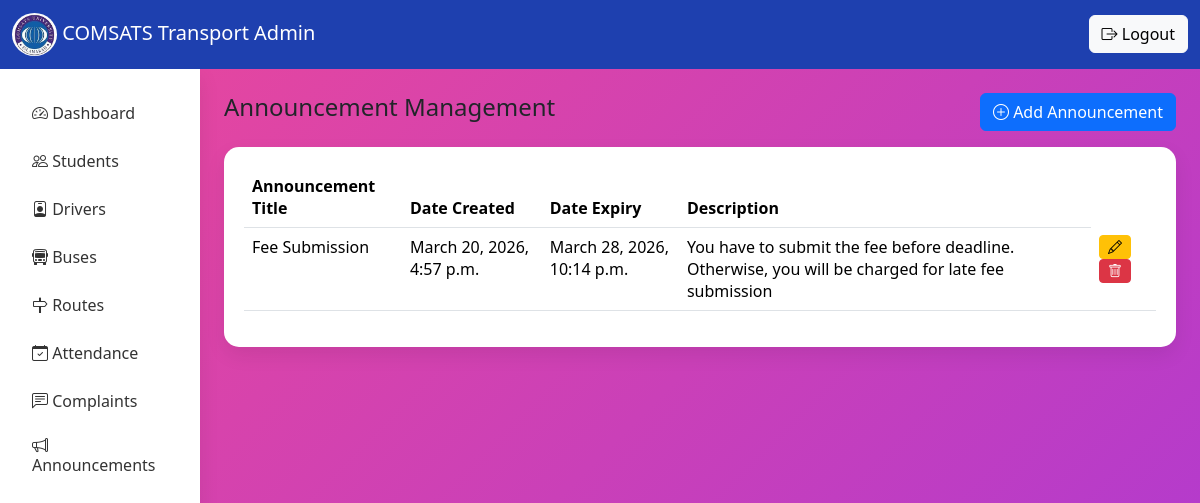
The page /admin_announcements/ on the database its author committed.
### service/models.py (models this page shows, shortened)
class Announcement(models.Model):
    title = models.CharField(max_length=200)
    message = models.TextField()
    audience = models.CharField(
        max_length=20,
        choices=[
            ('all', 'All'),
            ('student', 'Students'),
            ('driver', 'Drivers')
        ],
        default='all'
    )
    is_active = models.BooleanField(default=True)
    expiry_date = models.DateTimeField(null=True, blank=True)
    created_at = models.DateTimeField(auto_now_add=True)

### service/views.py (the view)
# urls.py: path('admin_announcements/', views.admin_announcement, name="admin_announcements"),
def admin_announcement(request):
    announcements = Announcement.objects.all()
    return render(request, "admin_announcements.html", {"announcements": announcements})

### templates/admin_announcements.html
{% extends 'admin_base.html' %}
{% block content %}
<div class="d-flex justify-content-between mb-3">
<h4>Announcement Management</h4>
<a href="{% url 'add_announcement' %}" class="btn btn-primary">
<i class="bi bi-plus-circle"></i> Add Announcement
</a>
</div>
<div class="dashboard-card">
<table class="table">
<thead>
<tr>
<th>Announcement Title</th>
<th>Date Created</th>
<th>Date Expiry</th>
<th>Description</th>
</tr>
</thead>
<tbody>
{% for announcement in announcements %}
<tr>
<td>{{ announcement.title }}</td>
<td>{{ announcement.created_at }}</td>
<td>{{ announcement.expiry_date }}</td>
<td>{{ announcement.message }}</td>
<td>
<a href="{% url 'edit_announcement' announcement.id %}" class="btn btn-warning btn-sm">
<i class="bi bi-pencil"></i>
</a>
<a href="{% url 'delete_announcement' announcement.id %}" class="btn btn-danger btn-sm">
<i class="bi bi-trash"></i>
</a>
</td>
</tr>
{% endfor %}
</tbody>
</table>
</div>
{% endblock %}

### templates/admin_base.html (style rules this page uses)
body { background: linear-gradient(-45deg, #1e3a8a, #2563eb, #9333ea, #ec4899); background-size: 400% 400%; animation: gradientMove 10s ease infinite; }
.dashboard-card { border:none; border-radius:15px; padding:20px; background:white; box-shadow:0 8px 20px rgba(0,0,0,0.08); }

### rows shown on the page
Announcement: title "Fee Submission", created_at "March 20, 2026, 4:57 p.m.", expiry_date "March 28, 2026, 10:14 p.m.", message "You have to submit the fee before deadline. Otherwise, you will be charged for late fee submission"
